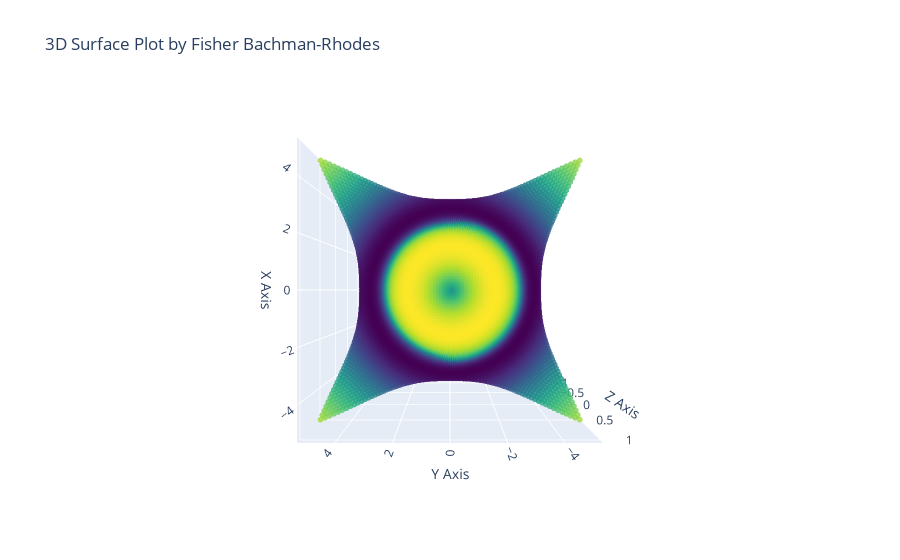

Source (notebook cell):
### Code cell
import plotly.graph_objects as go
import numpy as np

x = np.linspace(-5, 5, 100)
y = np.linspace(-5, 5, 100)
x, y = np.meshgrid(x, y)
z1 = np.sin(np.sqrt(x**2 + y**2))

#flatten the grid to use in scatter plot
fig = go.Figure(data=[go.Scatter3d(
    x=x.flatten(),
    y=y.flatten(),
    z=z1.flatten(),
    mode='markers',
    marker=dict(
        size=2,
        color=z1.flatten(),    
        colorscale='Viridis',
        opacity=0.8
    )
)])

fig.update_layout(
    title="3D Scatter Plot by Fisher Bachman-Rhodes", 
    scene=dict(
        xaxis_title='X Axis',
        yaxis_title='Y Axis',
        zaxis_title='Z Axis',
        camera=dict(
            eye=dict(x=0, y=0, z=2)
        )
    )
)

fig.show()

### Figure 1 — Plotly figure (JSON) as saved in the notebook; plotly's stock layout.template omitted (floating-point values rounded to 4 significant figures; data arrays with more than 128 entries replaced by an {"elided": "..."} marker saying what was removed)
{"data": [{"marker": {"color": {"elided": "10000 float values"}, "colorscale": [[0, "#440154"], [0.1111, "#482878"], [0.2222, "#3e4989"], [0.3333, "#31688e"], [0.4444, "#26828e"], [0.5556, "#1f9e89"], [0.6667, "#35b779"], [0.7778, "#6ece58"], [0.8889, "#b5de2b"], [1, "#fde725"]], "opacity": 0.8, "size": 2}, "mode": "markers", "type": "scatter3d", "x": {"elided": "10000 float values"}, "y": {"elided": "10000 float values"}, "z": {"elided": "10000 float values"}}], "layout": {"scene": {"camera": {"eye": {"x": 0, "y": 0, "z": 2}}, "xaxis": {"title": {"text": "X Axis"}}, "yaxis": {"title": {"text": "Y Axis"}}, "zaxis": {"title": {"text": "Z Axis"}}}, "title": {"text": "3D Surface Plot by Fisher Bachman-Rhodes"}}}
